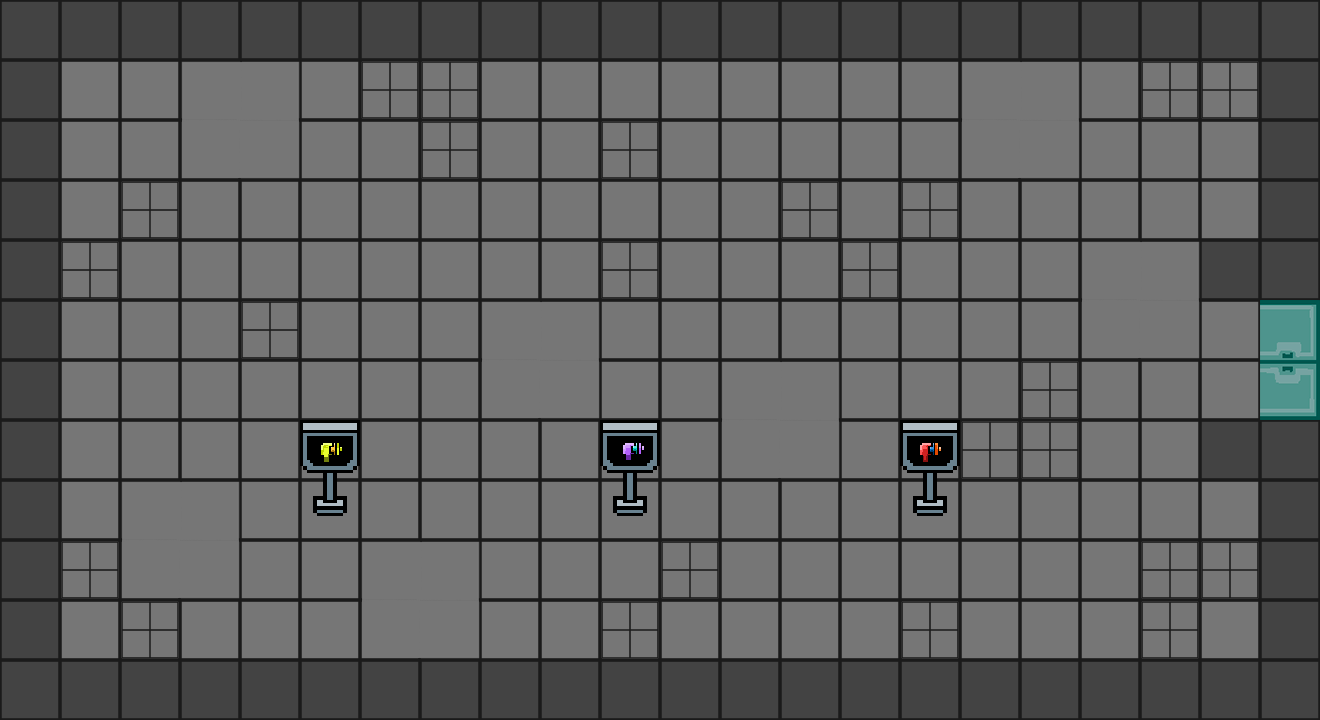

This is a level from a 2D game, rendered from its Tiled map with the project's own tilesets. A one-line summary and the complete map file follow:
An orthogonal 22x12 tile map with 60x60 px tiles, 2 tile layers (Capa de Patrones 1, Teles) and 12 objects.

<map version="1.2" tiledversion="1.2.2" orientation="orthogonal" renderorder="right-up" width="22" height="12" tilewidth="60" tileheight="60" infinite="0" nextlayerid="7" nextobjectid="17">
 <tileset firstgid="1" name="AssetsTiles" tilewidth="60" tileheight="60" tilecount="216" columns="18">
  <image source="AssetsTiles.png" width="1080" height="720" />
 </tileset>
 <layer id="1" name="Capa de Patrones 1" width="22" height="12">
  <data encoding="csv">
38,38,38,38,38,38,38,38,38,38,38,38,38,38,38,38,38,38,38,38,38,38,
38,37,37,37,37,37,37,37,37,37,37,37,37,37,37,37,37,37,37,37,37,38,
38,37,37,37,37,37,37,37,37,37,37,37,37,37,37,37,37,37,37,37,37,38,
38,37,37,37,37,37,37,37,37,37,37,37,37,37,37,37,37,37,37,37,37,38,
38,37,37,37,37,37,37,37,37,37,37,37,37,37,37,37,37,37,37,37,38,38,
38,37,37,37,37,37,37,37,37,37,37,37,37,37,37,37,37,37,37,37,37,2,
38,37,37,37,37,37,37,37,37,37,37,37,37,37,37,37,37,37,37,37,37,20,
38,37,37,37,37,37,37,37,37,37,37,37,37,37,37,37,37,37,37,37,38,38,
38,37,37,37,37,37,37,37,37,37,37,37,37,37,37,37,37,37,37,37,37,38,
38,37,37,37,37,37,37,37,37,37,37,37,37,37,37,37,37,37,37,37,37,38,
38,37,37,37,37,37,37,37,37,37,37,37,37,37,37,37,37,37,37,37,37,38,
38,38,38,38,38,38,38,38,38,38,38,38,38,38,38,38,38,38,38,38,38,38
</data>
 </layer>
 <layer id="3" name="Teles" width="22" height="12" locked="1">
  <data encoding="csv">
0,0,0,0,0,0,0,0,0,0,0,0,0,0,0,0,0,0,0,0,0,0,
0,37,0,57,58,0,2684354653,2684354653,0,0,37,37,0,0,0,0,57,58,0,2684354653,2684354653,0,
0,0,0,75,76,0,37,2684354653,0,0,2684354653,37,0,0,0,0,75,76,0,37,37,0,
0,37,93,0,0,94,0,0,0,0,37,0,0,93,37,93,0,0,0,0,0,0,
0,93,37,0,0,37,0,0,0,0,93,0,0,37,2684354653,37,0,0,57,58,0,0,
0,0,0,0,93,37,0,0,57,58,0,0,0,0,0,0,0,0,75,76,0,0,
0,0,0,0,37,37,0,0,75,76,0,0,57,58,0,0,37,2684354653,0,0,0,0,
0,0,0,0,0,112,0,0,0,0,113,0,75,76,0,111,2684354653,2684354653,0,0,0,0,
0,0,57,58,0,128,0,0,37,0,128,0,0,0,0,128,0,0,0,0,0,0,
0,93,75,76,0,0,57,58,0,0,37,93,0,0,0,37,37,0,0,93,2684354653,0,
0,0,93,0,0,0,75,76,0,0,2684354653,37,0,0,0,2684354653,37,0,0,2684354653,37,0,
0,0,0,0,0,0,0,0,0,0,0,0,0,0,0,0,0,0,0,0,0,0
</data>
 </layer>
 <objectgroup id="4" name="Puertas" visible="0">
  <object id="1" x="1260" y="300" width="60" height="120" />
 </objectgroup>
 <objectgroup id="5" name="TVS">
  <object id="6" x="600" y="420" width="60" height="120" />
  <object id="7" x="300" y="420" width="60" height="120" />
  <object id="16" x="900" y="420" width="60" height="120" />
 </objectgroup>
 <objectgroup id="6" name="Paredes" visible="0">
  <object id="8" x="0" y="0" width="60" height="720" />
  <object id="9" x="60" y="660" width="1260" height="60" />
  <object id="10" x="1260" y="420" width="60" height="240" />
  <object id="11" x="1200" y="420" width="60" height="60" />
  <object id="12" x="1200" y="240" width="60" height="60" />
  <object id="13" x="1260" y="0" width="60" height="240" />
  <object id="14" x="1260" y="240" width="60" height="60" />
  <object id="15" x="60" y="0" width="1200" height="60" />
 </objectgroup>
</map>
